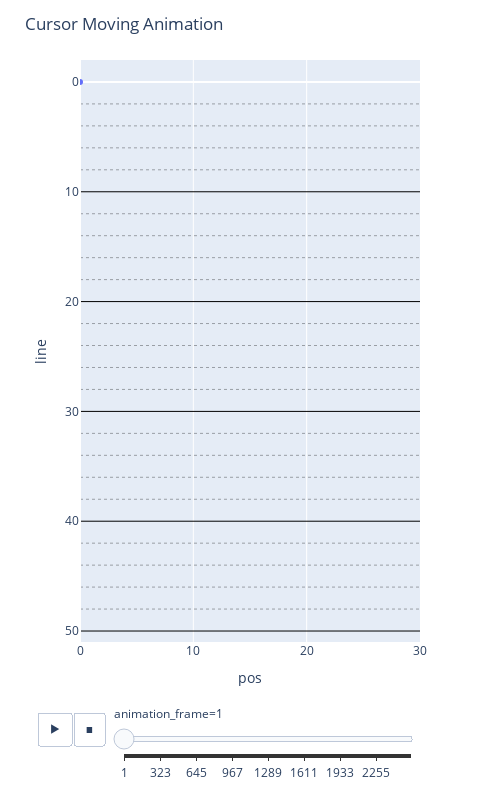

Write notebook code for a chart like this one.
### Code cell
import plotly.graph_objects as go
import plotly.express as px

fig = px.scatter(df[['event_id','pos','line']],
                 x='pos',
                 y='line',
                 animation_frame=df['event_id'],
                 title='',
                 range_x=[0,30]
)
fig.layout.updatemenus[0].buttons[0].args[1]['frame']['duration'] = 100
fig.update_yaxes(range=[df['line'].max(), -2])
fig.update_layout(title="Cursor Moving Animation",height=800,width=500)
fig.update_yaxes(showgrid=True, gridwidth=1, gridcolor='black', minor_griddash="dot")
fig.show()
